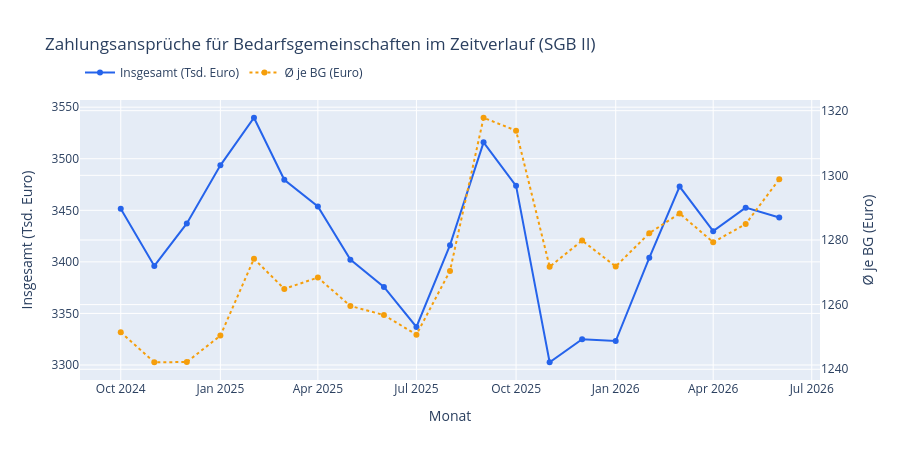

Notebook cell for this chart:
### Markdown cell above
## 2. Gesamtvolumen der Zahlungsansprüche im Zeitverlauf

### Code cell
fig = go.Figure()
fig.add_trace(go.Scatter(
    x=finanzen.index.to_timestamp(), y=finanzen["Insgesamt (Tsd. Euro)"], name="Insgesamt (Tsd. Euro)",
    mode="lines+markers", line=dict(color="#2563eb"), marker=dict(size=6), yaxis="y1",
))
fig.add_trace(go.Scatter(
    x=finanzen.index.to_timestamp(), y=finanzen["Ø je BG insgesamt (Euro)"], name="Ø je BG (Euro)",
    mode="lines+markers", line=dict(color="#f59e0b", dash="dot"), marker=dict(size=6), yaxis="y2",
))
fig.update_layout(
    title="Zahlungsansprüche für Bedarfsgemeinschaften im Zeitverlauf (SGB II)",
    yaxis=dict(title="Insgesamt (Tsd. Euro)"),
    yaxis2=dict(title="Ø je BG (Euro)", overlaying="y", side="right"),
    xaxis_title="Monat",
    hovermode="x unified",
    legend=dict(orientation="h", y=1.15),
    height=460,
)
export_abbildung(fig, "abb20_zahlungsanspruch_volumen.png", 1000, 480)
fig

### Figure 1 — Plotly figure (JSON) as saved in the notebook; plotly's stock layout.template omitted (floating-point values rounded to 4 significant figures)
{"data": [{"line": {"color": "#2563eb"}, "marker": {"size": 6}, "mode": "lines+markers", "name": "Insgesamt (Tsd. Euro)", "type": "scatter", "x": ["2024-10-01T00:00:00", "2024-11-01T00:00:00", "2024-12-01T00:00:00", "2025-01-01T00:00:00", "2025-02-01T00:00:00", "2025-03-01T00:00:00", "2025-04-01T00:00:00", "2025-05-01T00:00:00", "2025-06-01T00:00:00", "2025-07-01T00:00:00", "2025-08-01T00:00:00", "2025-09-01T00:00:00", "2025-10-01T00:00:00", "2025-11-01T00:00:00", "2025-12-01T00:00:00", "2026-01-01T00:00:00", "2026-02-01T00:00:00", "2026-03-01T00:00:00", "2026-04-01T00:00:00", "2026-05-01T00:00:00", "2026-06-01T00:00:00"], "y": [3451.0, 3396.0, 3437.0, 3494.0, 3540.0, 3480.0, 3454.0, 3402.0, 3376.0, 3337.0, 3416.0, 3516.0, 3474.0, 3303.0, 3325.0, 3323.0, 3404.0, 3473.0, 3430.0, 3453.0, 3443.0], "yaxis": "y"}, {"line": {"color": "#f59e0b", "dash": "dot"}, "marker": {"size": 6}, "mode": "lines+markers", "name": "Ø je BG (Euro)", "type": "scatter", "x": ["2024-10-01T00:00:00", "2024-11-01T00:00:00", "2024-12-01T00:00:00", "2025-01-01T00:00:00", "2025-02-01T00:00:00", "2025-03-01T00:00:00", "2025-04-01T00:00:00", "2025-05-01T00:00:00", "2025-06-01T00:00:00", "2025-07-01T00:00:00", "2025-08-01T00:00:00", "2025-09-01T00:00:00", "2025-10-01T00:00:00", "2025-11-01T00:00:00", "2025-12-01T00:00:00", "2026-01-01T00:00:00", "2026-02-01T00:00:00", "2026-03-01T00:00:00", "2026-04-01T00:00:00", "2026-05-01T00:00:00", "2026-06-01T00:00:00"], "y": [1251.0, 1242.0, 1242.0, 1250.0, 1274.0, 1265.0, 1268.0, 1260.0, 1257.0, 1251.0, 1270.0, 1318.0, 1314.0, 1272.0, 1280.0, 1272.0, 1282.0, 1288.0, 1279.0, 1285.0, 1299.0], "yaxis": "y2"}], "layout": {"height": 460, "hovermode": "x unified", "legend": {"orientation": "h", "y": 1.15}, "title": {"text": "Zahlungsansprüche für Bedarfsgemeinschaften im Zeitverlauf (SGB II)"}, "xaxis": {"title": {"text": "Monat"}}, "yaxis": {"title": {"text": "Insgesamt (Tsd. Euro)"}}, "yaxis2": {"overlaying": "y", "side": "right", "title": {"text": "Ø je BG (Euro)"}}}}
